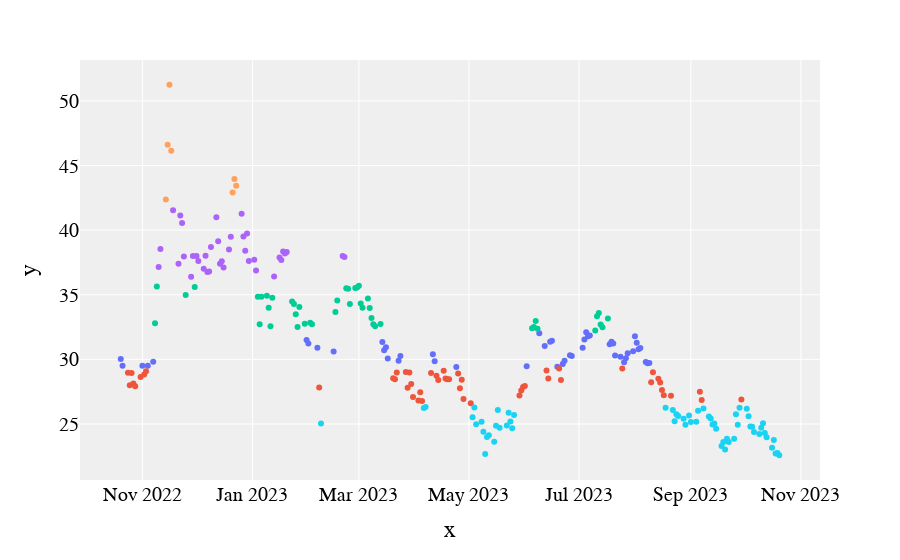

The cell this chart's notebook holds for it:
### Code cell
# Assigns plotly as visualization engine

# Arbitrarily 6 colors for our 6 clusters
colors = ['red', 'orange', 'yellow', 'green', 'blue', 'indigo']

# Create Scatter plot, assigning each point a color based
# on it's grouping where group_number == index of color.
fig=px.scatter(x=data.index,y=data["adj close"],color=[colors[i] for i in clusters])
# Configure some styles
fig.update_layout(
    go.Layout(
    plot_bgcolor='#efefef',
    showlegend=False,
    # Font Families
    font_family='Monospace',
    font_color='#000000',
    font_size=20,
    xaxis=dict(
        rangeslider=dict(
            visible=False
        ))
)
)

# Display plot in local browser window
